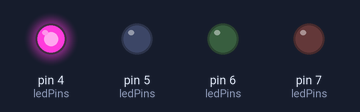
A sketch run on a simulated Arduino Uno, built with avr-gcc and run on an emulated ATmega328P. Shown: output pins drawn as LEDs (lit = HIGH). What the sketch prints to the serial monitor is not drawn.

Above: at 0.15 s.
At 1.05 s:
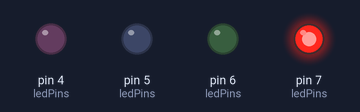
At 1.35 s:
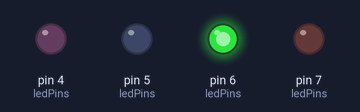
At 3.45 s:
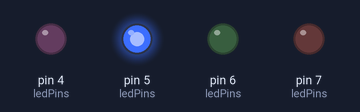
Timing chart, 0 to 4.1 s (numbered marks = the images above):
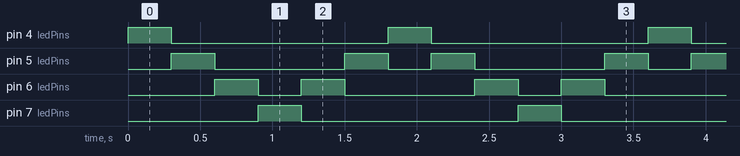

The sketch:

sketch.ino
```cpp
const int MIN_SPEED = 50;
const int MAX_SPEED = 1000;
const int SPEED_STEP = 50;

int speed = 300;

const byte ledPins[] = {4, 5, 6, 7};
const byte ledCount = 4;

// Arduino D4-D7 correspond to PORTD bits 4-7.
const byte ledMask = 0b11110000;

void setup() {
  // Configure D4-D7 as outputs using DDRD.
  DDRD |= ledMask;

  // Initially turn all LEDs OFF.
  PORTD &= ~ledMask;

  Serial.begin(9600);
  Serial.println("4-LED Scanner Ready");
  Serial.print("New Speed: ");
  Serial.print(speed);
  Serial.println(" ms");
}

void loop() {
  checkSerial();

  // Scan forward: D4 -> D5 -> D6 -> D7
  for (byte i = 0; i < ledCount; i++) {
    scanLED(ledPins[i]);
  }

  // Scan backward: D6 -> D5
  for (int i = ledCount - 2; i > 0; i--) {
    scanLED(ledPins[i]);
  }
}

void scanLED(byte pin) {
  checkSerial();

  // Turn OFF all scanner LEDs.
  PORTD &= ~ledMask;

  // Turn ON the selected LED using PORTD.
  PORTD |= (1 << pin);

  delay(speed);
}

void checkSerial() {
  while (Serial.available() > 0) {
    char command = Serial.read();

    if (command == 'f' || command == 'F') {
      speed -= SPEED_STEP;

      if (speed < MIN_SPEED) {
        speed = MIN_SPEED;
      }

      printSpeed();
    }
    else if (command == 's' || command == 'S') {
      speed += SPEED_STEP;

      if (speed > MAX_SPEED) {
        speed = MAX_SPEED;
      }

      printSpeed();
    }
  }
}

void printSpeed() {
  Serial.print("New Speed: ");
  Serial.print(speed);
  Serial.println(" ms");
}
```

Measured:
- by itself, pin 4 (ledPins), pin 7 (ledPins): alternates HIGH for 0.30 s and LOW for 1.5 s
- by itself, pin 5 (ledPins): repeats every 1.8 s: LOW 0.90 s, HIGH 0.30 s, LOW 0.30 s, HIGH 0.30 s
- by itself, pin 6 (ledPins): repeats every 1.8 s: LOW 0.30 s, HIGH 0.30 s, LOW 0.90 s, HIGH 0.30 s
